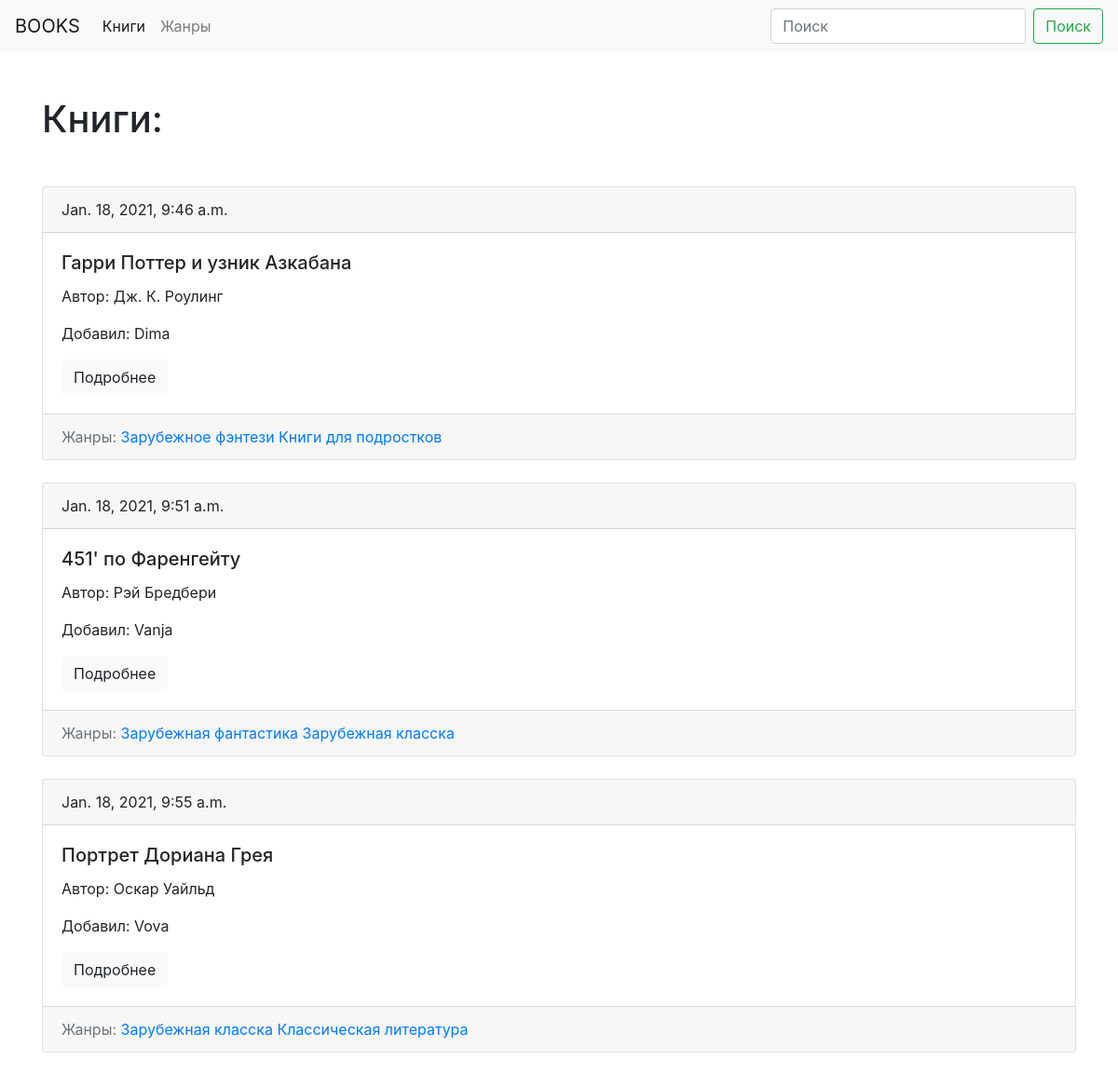
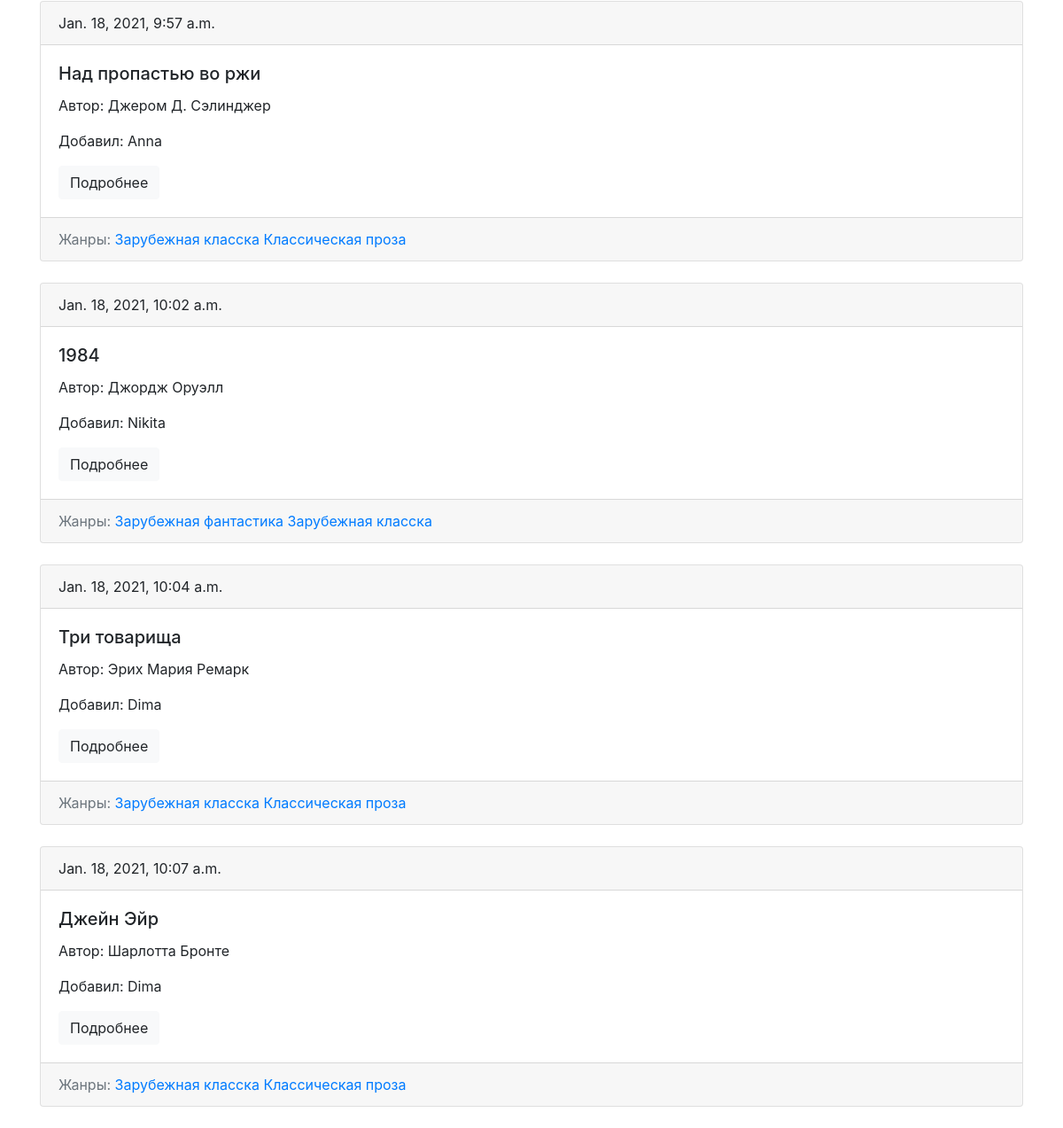
The page /books/ on the database its author committed (2 pictures, top to bottom).
### blog/models.py (models this page shows, shortened)
class Post(models.Model):
    title = models.CharField(max_length=150, db_index=True)
    slug = models.SlugField(max_length=150, unique=True)
    author= models.CharField(max_length=150, db_index=True)
    body = models.TextField(blank=True, db_index=True)
    tags = models.ManyToManyField('Tag', blank=True, related_name='posts')
    date_pub = models.DateTimeField(auto_now_add=True)
    user = models.ForeignKey('User', on_delete=models.CASCADE)
    def get_absolute_url(self):
        return reverse('post_detail_url', kwargs={'slug': self.slug})

class User(models.Model):
    name = models.CharField(max_length=50)
    password = models.CharField(max_length=50)
    def __str__(self):
        return self.name

class Tag(models.Model):
    title = models.CharField(max_length=50)
    slug = models.SlugField(max_length=50, unique=True)
    def  get_absolute_url(self):
        return reverse('tag_detail_url', kwargs={'slug': self.slug})

### blog/views.py (the view)
# urls.py: path('books/',posts_list, name = 'posts_list_url'),
def posts_list(request):
    posts = Post.objects.all()
    return render(request, 'blog/index.html', context={'posts': posts})

### blog/templates/blog/index.html (shortened to what this page needs)
{% extends 'blog/base_blog.html' %}
{% block content %}
    <h1 class="mb-5">Книги: </h1>
    {% for post in posts %}
        {% include 'blog/includes/post_card_template.html' %}
    {% endfor %}
{% endblock %}

### blog/templates/blog/includes/post_card_template.html
<div class="card mb-4">
    <div class="card-header">
        {{post.date_pub}}
    </div>
    <div class="card-body">
        <h5 class="card-title">{{post.title}}</h5>
        <p>
            Автор: {{post.author}}
        </p>
        <p>
            Добавил: {{post.user}}
        </p>
        <a href="{{ post.get_absolute_url }}" class="btn btn-light">Подробнее</a>
    </div>
    <div class="card-footer text-muted">
        Жанры:
        {% for tag in post.tags.all %}
            <a href="{{ tag.get_absolute_url }}">{{ tag.title }}</a>
        {% endfor %}
    </div>
</div>

### rows shown on the page
Post: date_pub "Jan. 18, 2021, 9:46 a.m.", title "Гарри Поттер и узник Азкабана", author "Дж. К. Роулинг", user "Dima"
Tag: title "Зарубежное фэнтези"
Tag: title "Книги для подростков"
Post: date_pub "Jan. 18, 2021, 9:51 a.m.", title "451' по Фаренгейту", author "Рэй Бредбери", user "Vanja"
Tag: title "Зарубежная фантастика"
Tag: title "Зарубежная класска"
Post: date_pub "Jan. 18, 2021, 9:55 a.m.", title "Портрет Дориана Грея", author "Оскар Уайльд", user "Vova"
Tag: title "Классическая литература"
Post: date_pub "Jan. 18, 2021, 9:57 a.m.", title "Над пропастью во ржи", author "Джером Д. Сэлинджер", user "Anna"
Tag: title "Классическая проза"
Post: date_pub "Jan. 18, 2021, 10:02 a.m.", title "1984", author "Джордж Оруэлл", user "Nikita"
Post: date_pub "Jan. 18, 2021, 10:04 a.m.", title "Три товарища", author "Эрих Мария Ремарк", user "Dima"
Post: date_pub "Jan. 18, 2021, 10:07 a.m.", title "Джейн Эйр", author "Шарлотта Бронте", user "Dima"
